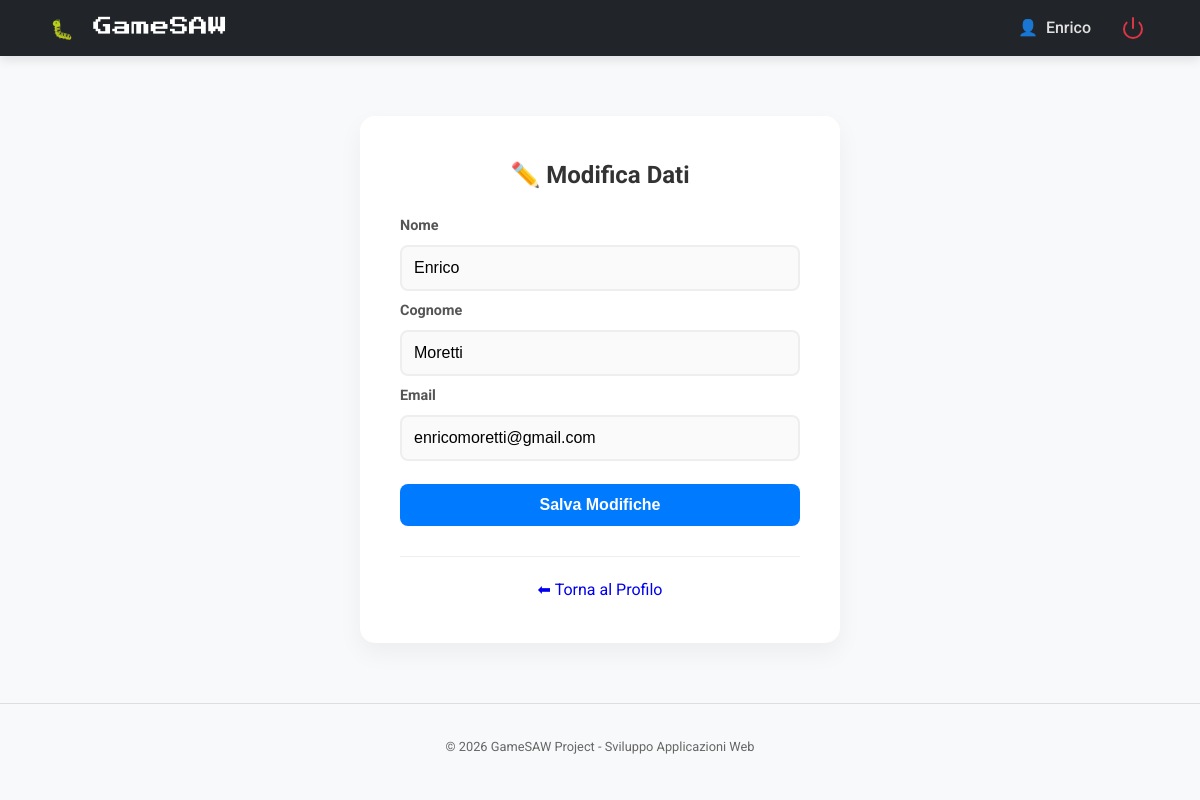
Page /edit_profile.php (signed in) on the committed database.
### tables this page shows
CREATE TABLE `utenti` (
  `id` int(11) NOT NULL,
  `nome` varchar(50) NOT NULL,
  `cognome` varchar(50) NOT NULL,
  `email` varchar(100) NOT NULL,
  `password` varchar(255) NOT NULL,
  `ruolo` enum('user','admin') DEFAULT 'user',
  `data_registrazione` timestamp NOT NULL DEFAULT current_timestamp(),
  `bannato` tinyint(1) DEFAULT 0
);

### edit_profile.php (the view, shortened to what this page needs)
<?php
require_once 'includes/connection.php';
$user_id = $_SESSION['user_id'];
$stmt = $pdo->prepare("SELECT * FROM utenti WHERE id = ?");
$stmt->execute([$user_id]);
$user = $stmt->fetch();
include 'includes/header.php';
include 'includes/navbar.php';
?>
<div class="auth-container">
    <h2>✏️ Modifica Dati</h2>
    <form action="edit_profile.php" method="POST">
        <div style="text-align: left; font-weight: bold; font-size: 0.9em; color:#555;">Nome</div>
        <input type="text" name="nome" value="<?= htmlspecialchars($user['nome']) ?>" required>
        <div style="text-align: left; font-weight: bold; font-size: 0.9em; color:#555;">Cognome</div>
        <input type="text" name="cognome" value="<?= htmlspecialchars($user['cognome']) ?>" required>
        <div style="text-align: left; font-weight: bold; font-size: 0.9em; color:#555;">Email</div>
        <input type="email" name="email" value="<?= htmlspecialchars($user['email']) ?>" required>
        <button type="submit" class="btn-primary">Salva Modifiche</button>
    </form>
    <div class="back-footer">
        <a href="profilo.php" class="btn-back">⬅ Torna al Profilo</a>
    </div>
</div>
<?php include 'includes/footer.php'; ?>

### Assets/Css/base.css (style rules this page uses)
html { font-size: 16px; }
body { font-family: 'Roboto', sans-serif; background-color: #f8f9fa; color: #333; margin: 0; padding: 0; line-height: 1.6; }
a { text-decoration: none; }
input { width: 100%; padding: 0.75rem; margin: 0.5rem 0; border: 0.125rem solid #eee; border-radius: 0.5rem; font-size: 1em; transition: border 0.3s; background: #fafafa; box-sizing: border-box; }
.auth-container { max-width: 25rem; margin: 3.75rem auto; background: white; padding: 2.5rem; border-radius: 0.9375rem; box-shadow: 0 0.625rem 1.5625rem rgba(0,0,0,0.05); text-align: center; }
.auth-container h2 { margin-top: 0; color: #333; margin-bottom: 1.25rem; }
.btn-primary, .btn-success { color: white; padding: 0.75rem; width: 100%; border: none; border-radius: 0.5rem; font-size: 1rem; font-weight: bold; cursor: pointer; margin-top: 0.9375rem; transition: background 0.2s; display: inline-block; text-align: center; }
.btn-primary { background-color: #007bff; }
.back-footer { margin-top: 1.875rem; padding-top: 1.25rem; border-top: 0.0625rem solid #eee; text-align: center; }

### rows in the picture
utenti: nome "Enrico", cognome "Moretti", email "enricomoretti@gmail.com"

### other values in the picture
$_SESSION['nome'] "Enrico"
